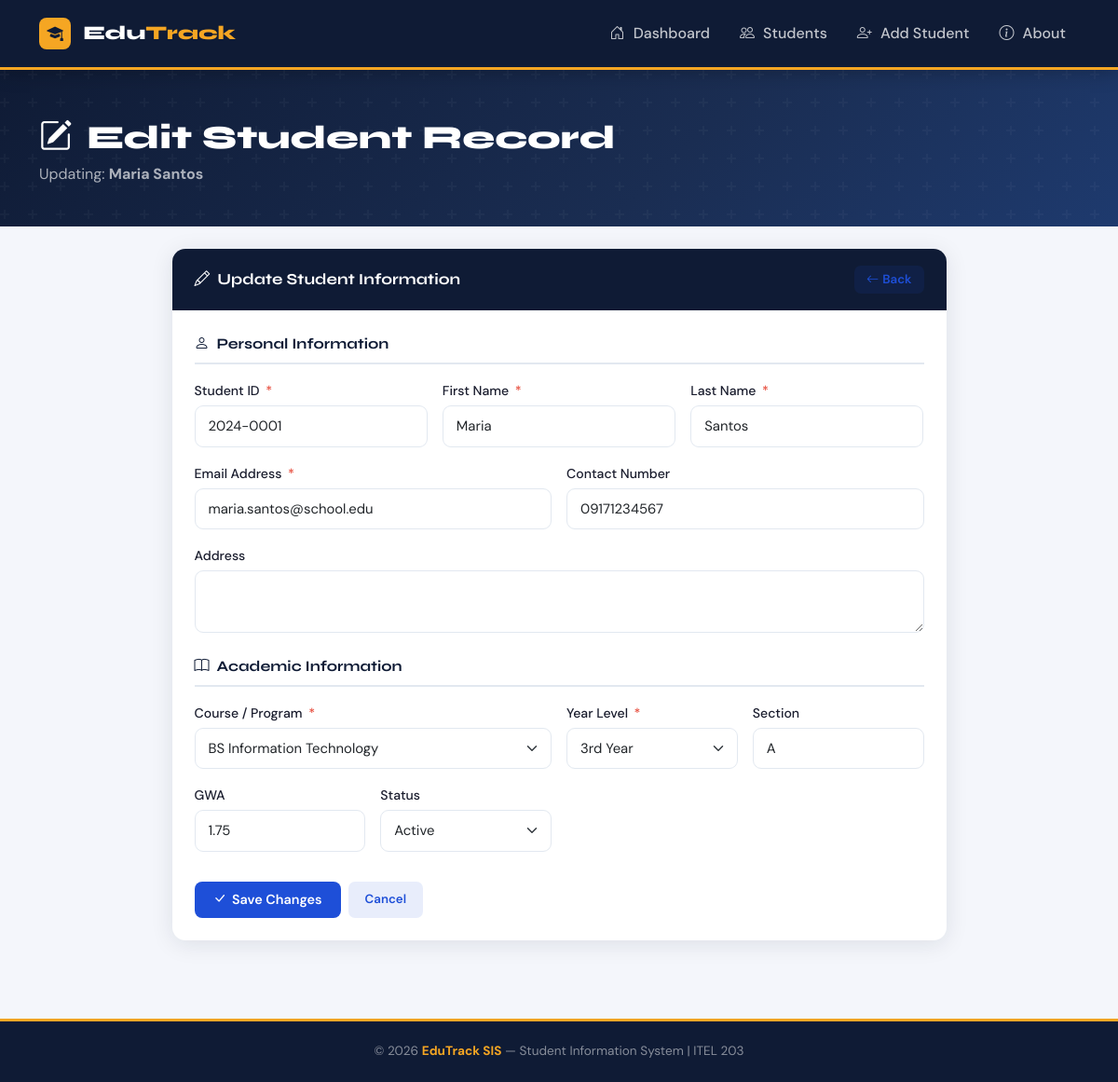
Page /update.php?id=1 on the committed database.
### tables this page shows
CREATE TABLE IF NOT EXISTS students (
    id INT AUTO_INCREMENT PRIMARY KEY,
    student_id VARCHAR(20) UNIQUE NOT NULL,
    first_name VARCHAR(100) NOT NULL,
    last_name VARCHAR(100) NOT NULL,
    email VARCHAR(150) NOT NULL,
    course VARCHAR(100) NOT NULL,
    year_level ENUM('1st Year','2nd Year','3rd Year','4th Year') NOT NULL,
    section VARCHAR(20),
    contact_number VARCHAR(20),
    address TEXT,
    gwa DECIMAL(3,2) DEFAULT 0.00,
    status ENUM('Active','Inactive','Graduated','Dropped') DEFAULT 'Active',
    enrolled_at TIMESTAMP DEFAULT CURRENT_TIMESTAMP
);

### update.php (the view, shortened to what this page needs)
<?php
include 'config.php';
$id = intval($_GET['id'] ?? 0);
$stmt = $conn->prepare("SELECT * FROM students WHERE id = ?");
$stmt->bind_param("i", $id);
$stmt->execute();
$res = $stmt->get_result();
$student = $res->fetch_assoc();
$courses_list = ['BS Information Technology','BS Computer Science','BS Information Systems','BS Computer Engineering','BS Electronics Engineering','Associate in Computer Technology'];
$year_levels  = ['1st Year','2nd Year','3rd Year','4th Year'];
$statuses     = ['Active','Inactive','Graduated','Dropped'];
include 'nav.php';
?>
<section class="page-hero">
  <div class="container-xl">
    <h1><i class="bi bi-pencil-square me-3"></i>Edit Student Record</h1>
    <p class="subtitle mb-0">Updating: <strong><?= htmlspecialchars($student['first_name'].' '.$student['last_name']) ?></strong></p>
  </div>
</section>
<div class="container-xl py-4">
  <div class="row justify-content-center">
    <div class="col-lg-9">
      <div class="main-card">
        <div class="card-header-custom">
          <h5><i class="bi bi-pencil me-2"></i>Update Student Information</h5>
          <a href="students.php" class="btn-edit"><i class="bi bi-arrow-left"></i> Back</a>
        </div>
        <div class="card-body-custom">
          <form method="POST" action="update.php?id=<?= $id ?>">
            <p class="form-section-title"><i class="bi bi-person me-2"></i>Personal Information</p>
            <div class="row g-3 mb-4">
              <div class="col-md-4">
                <label class="form-label">Student ID <span class="required-star">*</span></label>
                <input type="text" name="student_id" class="form-control"
                  value="<?= htmlspecialchars($student['student_id']) ?>" required/>
              </div>
              <div class="col-md-4">
                <label class="form-label">First Name <span class="required-star">*</span></label>
                <input type="text" name="first_name" class="form-control"
                  value="<?= htmlspecialchars($student['first_name']) ?>" required/>
              </div>
              <div class="col-md-4">
                <label class="form-label">Last Name <span class="required-star">*</span></label>
                <input type="text" name="last_name" class="form-control"
                  value="<?= htmlspecialchars($student['last_name']) ?>" required/>
              </div>
              <div class="col-md-6">
                <label class="form-label">Email Address <span class="required-star">*</span></label>
                <input type="email" name="email" class="form-control"
                  value="<?= htmlspecialchars($student['email']) ?>" required/>
              </div>
              <div class="col-md-6">
                <label class="form-label">Contact Number</label>
                <input type="text" name="contact_number" class="form-control"
                  value="<?= htmlspecialchars($student['contact_number']) ?>"/>
              </div>
              <div class="col-12">
                <label class="form-label">Address</label>
                <textarea name="address" class="form-control" rows="2"><?= htmlspecialchars($student['address']) ?></textarea>
              </div>
            </div>
            <p class="form-section-title"><i class="bi bi-book me-2"></i>Academic Information</p>
            <div class="row g-3 mb-4">
              <div class="col-md-6">
                <label class="form-label">Course / Program <span class="required-star">*</span></label>
                <select name="course" class="form-select" required>
                  <?php foreach ($courses_list as $c): ?>
                  <option value="<?= $c ?>" <?= $student['course']==$c?'selected':'' ?>><?= $c ?></option>
                  <?php endforeach; ?>
                </select>
              </div>
              <div class="col-md-3">
                <label class="form-label">Year Level <span class="required-star">*</span></label>
                <select name="year_level" class="form-select" required>
                  <?php foreach ($year_levels as $y): ?>
                  <option value="<?= $y ?>" <?= $student['year_level']==$y?'selected':'' ?>><?= $y ?></option>
                  <?php endforeach; ?>
                </select>
              </div>
              <div class="col-md-3">
                <label class="form-label">Section</label>
                <input type="text" name="section" class="form-control"
                  value="<?= htmlspecialchars($student['section']) ?>"/>
              </div>
              <div class="col-md-3">
                <label class="form-label">GWA</label>
                <input type="number" name="gwa" class="form-control" step="0.01" min="0" max="5"
                  value="<?= number_format($student['gwa'],2) ?>"/>
              </div>
              <div class="col-md-3">
                <label class="form-label">Status</label>
                <select name="status" class="form-select">
                  <?php foreach ($statuses as $st): ?>
                  <option value="<?= $st ?>" <?= $student['status']==$st?'selected':'' ?>><?= $st ?></option>
                  <?php endforeach; ?>
                </select>
              </div>
            </div>
            <div class="d-flex gap-2 pt-2">
              <button type="submit" class="btn-primary-custom"><i class="bi bi-check-lg"></i> Save Changes</button>
              <a href="students.php" class="btn-edit" style="padding:9px 18px">Cancel</a>
            </div>
          </form>
        </div>
      </div>
    </div>
  </div>
</div>
<footer>
  &copy; <?= date('Y') ?> <strong>EduTrack SIS</strong> — Student Information System | ITEL 203
</footer>
</body>
</html>

### assets/styles.css (style rules this page uses)
:root { --navy: #0f1b35; --navy2: #1a2d52; --blue: #1e4fd8; --accent: #f5a623; --teal: #0abfa3; --light: #f4f6fb; --card-bg:#ffffff; --text: #1a1d2e; --muted: #6b7280; --border: #e2e8f0; --radius: 14px; --shadow: 0 4px 24px rgba(15,27,53,.10); }
* { box-sizing: border-box; }
body { font-family: 'DM Sans', sans-serif; background: var(--light); color: var(--text); min-height: 100vh; }
.page-hero { background: linear-gradient(135deg, var(--navy) 0%, var(--navy2) 60%, #1e3a6e 100%); padding: 52px 0 44px; position: relative; overflow: hidden; }
.page-hero::before { content: ''; position: absolute; inset: 0; }
.page-hero h1 { font-family: 'Syne', sans-serif; font-weight: 800; color: #fff; font-size: 2.2rem; margin-bottom: 6px; }
.page-hero .subtitle { color: rgba(255,255,255,.65); font-size: 1rem; }
.main-card { background: var(--card-bg); border-radius: var(--radius); box-shadow: var(--shadow); overflow: hidden; }
.card-header-custom { background: var(--navy); color: #fff; padding: 18px 24px; display: flex; align-items: center; justify-content: space-between; flex-wrap: wrap; gap: 12px; }
.card-header-custom h5 { font-family: 'Syne', sans-serif; font-weight: 700; margin: 0; font-size: 1.05rem; }
.card-body-custom { padding: 24px; }
.btn-primary-custom { background: var(--blue); color: #fff; border: none; border-radius: 8px; padding: 9px 20px; font-weight: 600; font-size: .9rem; cursor: pointer; transition: background .2s, transform .15s; display: inline-flex; align-items: center; gap: 6px; text-decoration: none; }
.btn-edit { background: rgba(30,79,216,.1); color: var(--blue); border: none; border-radius: 7px; padding: 5px 13px; font-size: .83rem; font-weight: 600; cursor: pointer; transition: all .15s; text-decoration: none; display: inline-flex; align-items: center; gap: 4px; }
.form-section-title { font-family: 'Syne', sans-serif; font-weight: 700; color: var(--navy); font-size: 1rem; margin-bottom: 16px; padding-bottom: 8px; border-bottom: 2px solid var(--border); }
.form-label { font-weight: 500; font-size: .88rem; color: var(--text); margin-bottom: 5px; }
.form-control, .form-select { border: 1.5px solid var(--border); border-radius: 9px; padding: 10px 14px; font-size: .93rem; transition: border-color .2s, box-shadow .2s; }
.required-star { color: #e74c3c; margin-left: 3px; }
footer { background: var(--navy); color: rgba(255,255,255,.5); text-align: center; padding: 22px; font-size: .85rem; margin-top: 60px; border-top: 3px solid var(--accent); }
footer strong { color: var(--accent); }

### rows in the picture
students: first_name+last_name "Maria Santos", student_id "2024-0001", first_name "Maria", last_name "Santos", email "maria.santos@school.edu", contact_number "09171234567", course "BS Information Technology", year_level "3rd Year", section "A", gwa "1.75", status "Active"
